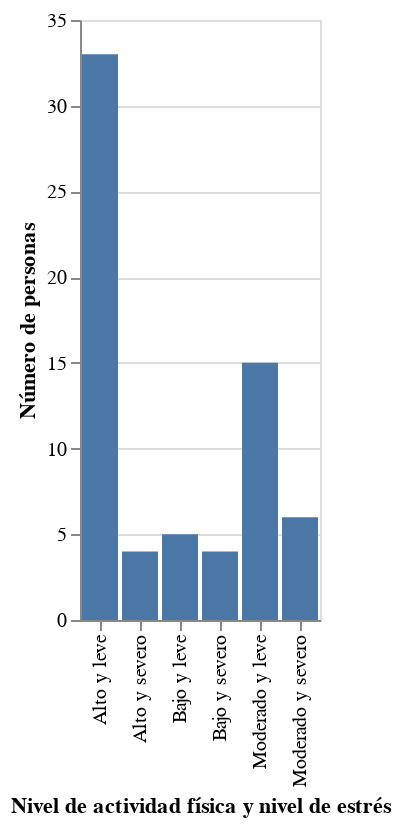

The cell this chart's notebook holds for it:
### Code cell
source = pd.DataFrame({
    'Nivel de actividad física y nivel de estrés': ['Bajo y leve', 'Bajo y severo', 'Moderado y leve', 'Moderado y severo', 'Alto y leve', 'Alto y severo'],
    'Número de personas': [5, 4, 15, 6, 33, 4]
})

alt.Chart(source).mark_bar().encode(
    x='Nivel de actividad física y nivel de estrés',
    y='Número de personas')

### Figure 1 — Vega-Lite specification as saved in the notebook (floating-point values rounded to 4 significant figures)
{"config": {"view": {"continuousWidth": 400, "continuousHeight": 300}}, "data": {"name": "data-53ed202127a2554000108d2fcf9eec09"}, "mark": "bar", "encoding": {"x": {"field": "Nivel de actividad física y nivel de estrés", "type": "nominal"}, "y": {"field": "Número de personas", "type": "quantitative"}}, "$schema": "https://vega.github.io/schema/vega-lite/v4.17.0.json", "datasets": {"data-53ed202127a2554000108d2fcf9eec09": [{"Nivel de actividad física y nivel de estrés": "Bajo y leve", "Número de personas": 5}, {"Nivel de actividad física y nivel de estrés": "Bajo y severo", "Número de personas": 4}, {"Nivel de actividad física y nivel de estrés": "Moderado y leve", "Número de personas": 15}, {"Nivel de actividad física y nivel de estrés": "Moderado y severo", "Número de personas": 6}, {"Nivel de actividad física y nivel de estrés": "Alto y leve", "Número de personas": 33}, {"Nivel de actividad física y nivel de estrés": "Alto y severo", "Número de personas": 4}]}}
